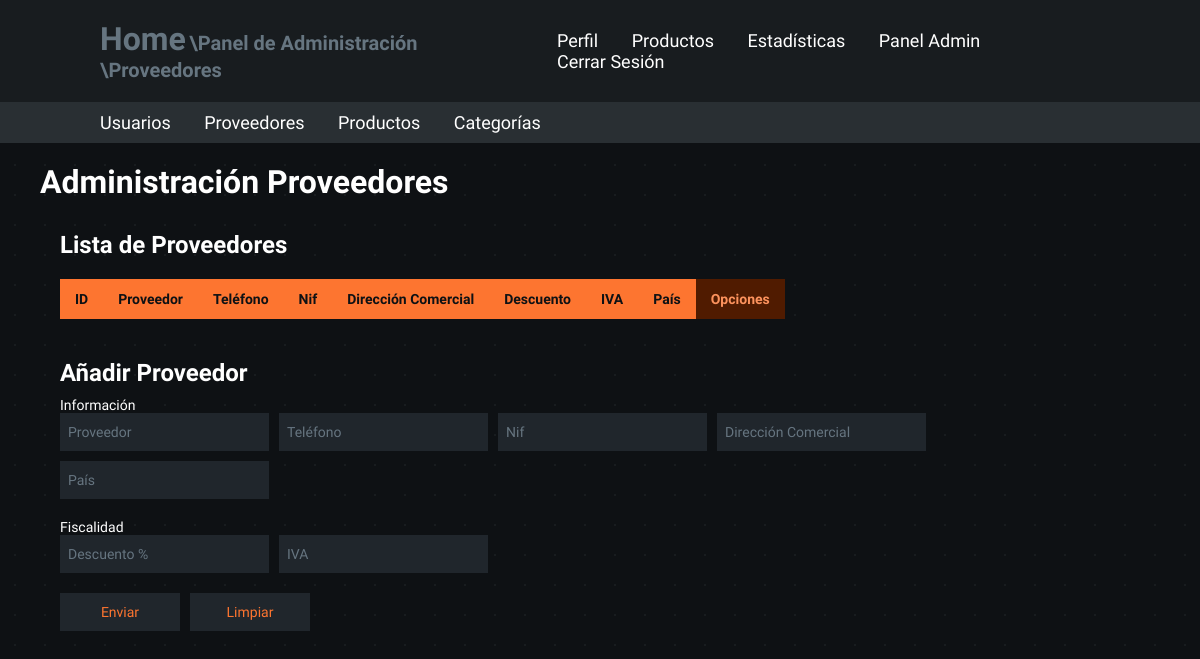
/admin-panel/suppliers (signed in), run on an earlier commit of the app's database.
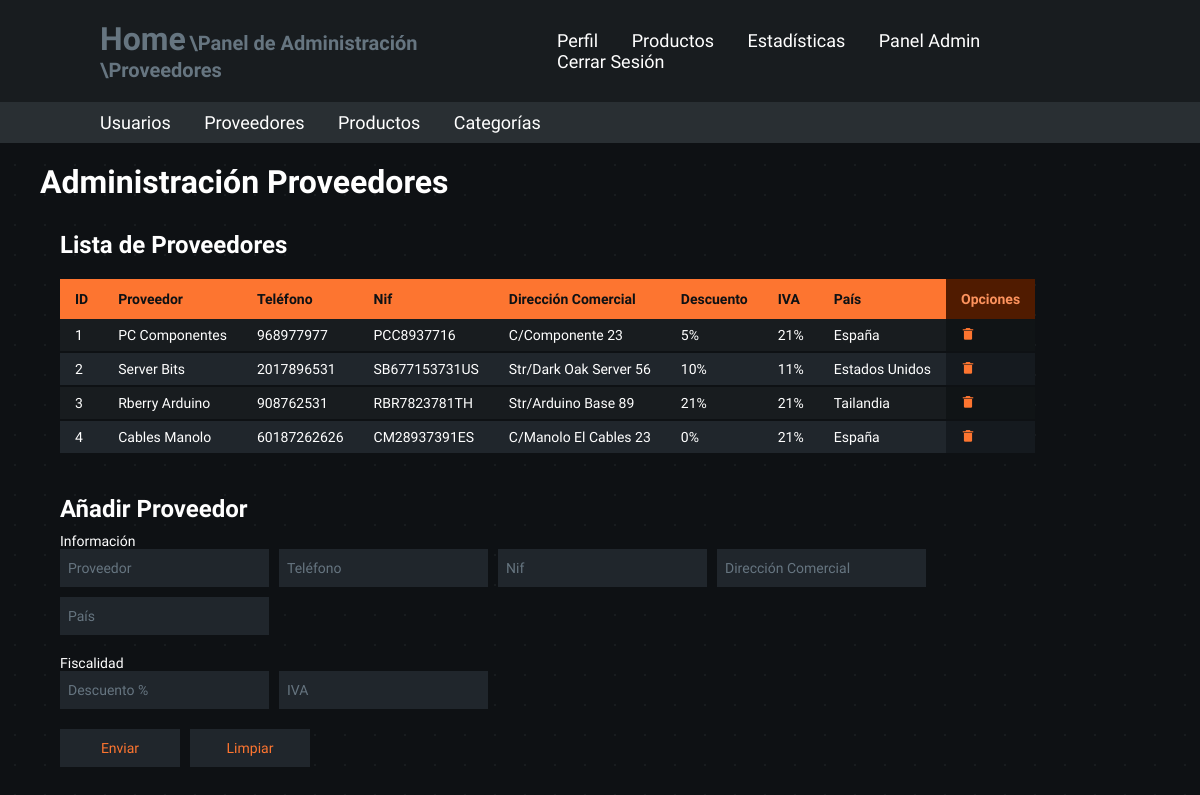
And on a later commit of the database.
### models.py (models this page shows, shortened)
class Suppliers(db.Base):
    __tablename__ = "suppliers"
    supplier_id = Column(Integer, primary_key=True)
    supplier_name = Column(String(255), nullable=False, server_default="unidentified_supplier")
    supplier_phone = Column(Integer, nullable=False, server_default="0000")
    supplier_commercial_address = Column(String(255), nullable=False, server_default="unidentified_comercial_address")
    supplier_country = Column(String(255), nullable=False, server_default="unidentified_country")
    supplier_nif = Column(String(255), nullable=False, server_default="unidentified_nif")
    supplier_discount = Column(Integer, nullable=False, server_default="0")
    supplier_iva = Column(Integer, nullable=False, server_default="0")

### app.py (the view)
@app.route("/admin-panel/suppliers")
@admin_login_required
def admin_panel_suppliers():
    registered_suppliers = db.session.query(Suppliers).order_by(Suppliers.supplier_id)
    return render_template("admin_suppliers.html", is_admin=session["is_admin"],
                           registered_suppliers=registered_suppliers)

### app.py (called while the page is built)
@app.before_request
def validate_session():
    if request.endpoint == 'static':
        return
    time.sleep(0.3)
    if 'user_id' in session:
        user = db.session.query(Users).filter_by(user_id=session['user_id']).first()
        if not user:
            session.clear()
            flash("Sesión Expirada", "warning")
            return redirect(url_for("login"))
        elif user.role_id != session.get('role_id'):
            session['role_id'] = user.role_id
            session['is_admin'] = user.role_id == 0

def admin_login_required(original_function):
    @wraps(original_function)
    def decorated_function(*args, **kwargs):
        redirect_url = None
        if 'user_id' not in session:
            print("Not Logged In")
            return redirect(url_for('login'))
        user = db.session.query(Users).filter_by(user_id=session['user_id']).first()
        if not user or user.role_id != 0:
            print("Insufficient Roles")
            redirect_url = url_for('home')
        if redirect_url:
            return redirect(redirect_url)
        return original_function(*args, **kwargs)
    return decorated_function

### templates/admin_suppliers.html (shortened to what this page needs)
<!DOCTYPE html>
<html lang="es">
<head>
    <link rel="stylesheet" href="/static/variables.css">
    <link rel="stylesheet" href="/static/main.css">
    <link rel="stylesheet" href="/static/containers.css">
    <link rel="stylesheet" href="/static/navbars.css">
    <link rel="stylesheet" href="/static/tables.css">
    <link rel="stylesheet" href="/static/fonts.css">
    <link rel="stylesheet" href="/static/forms.css">
    <link href='https://unpkg.com/boxicons@2.1.4/css/boxicons.min.css' rel='stylesheet'>
</head>
<body class="general-body">
    <header class="header">
        <span>
            <a href="/" class="home">Home</a>
            <a href="/admin-panel" class="subrute"> \Panel de Administración</a>
            <a href="/admin-panel/suppliers" class="subrute"> \Proveedores</a>
        </span>
        <nav class="navbar">
            <a href="/profile">Perfil</a>
            <a href="/products">Productos</a>
            <a href="/statistics">Estadísticas</a>
            {% if is_admin == True %}
                <a href="/admin-panel">Panel Admin</a>
            {% endif %}
            <a class="log-out" href="/cerrar-login">Cerrar Sesión</a>
        </nav>
    </header>
    <header class="admin-header">
        <nav class="admin-navbar">
            <a href="/admin-panel/users">Usuarios</a>
            <a href="/admin-panel/suppliers">Proveedores</a>
            <a href="/admin-panel/products">Productos</a>
            <a href="/admin-panel/categories">Categorías</a>
        </nav>
    </header>
    <section class="container-type-1">
        <h1>Administración Proveedores</h1>
    </section>
    <section class="container-type-1 flex-container flex-jst-sb">
        <article class="container-type-1 no-margin full-width">
            <section class="container-type-1 flex-container flex-column no-margin">
                <h2>Lista de Proveedores</h2>
                <section class="container-type-2 overflow">
                    <table class="table-type-1 no-table-margin table-sticky-header alternate hover">
                        <thead>
                            <tr>
                                <th class="th-title">ID</th>
                                <th class="th-title">Proveedor</th>
                                <th class="th-title">Teléfono</th>
                                <th class="th-title">Nif</th>
                                <th class="th-title">Dirección Comercial</th>
                                <th class="th-title">Descuento</th>
                                <th class="th-title">IVA</th>
                                <th class="th-title">País</th>
                                <th class="th-option">Opciones</th>
                            </tr>
                        </thead>
                        <tbody>
                            {% if registered_suppliers %}
                            {% for supplier in registered_suppliers %}
                            <tr>
                                <td>{{supplier.supplier_id}}</td>
                                <td>{{supplier.supplier_name}}</td>
                                <td>{{supplier.supplier_phone}}</td>
                                <td>{{supplier.supplier_nif}}</td>
                                <td>{{supplier.supplier_commercial_address}}</td>
                                <td>{{supplier.supplier_discount}}%</td>
                                <td>{{supplier.supplier_iva}}%</td>
                                <td>{{supplier.supplier_country}}</td>
                                <td class="td-option">
                                    <form action="/admin-panel/suppliers/delete-supplier/{{ supplier.supplier_id }}" method="POST" class="option-subform">
                                        <button type="submit">
                                            <i class='bx bxs-trash-alt'></i>
                                        </button>
                                    </form>
                                </td>
                            </tr>
                            {% endfor %}
                            {% endif %}
                        </tbody>
                    </table>
                </section>
            </section>
        </article>
    </section>
    <section class="container-type-1 flex-container">
        <article class="no-margin">
            <h2>Añadir Proveedor</h2>
            <form action="/admin-panel/suppliers/add-supplier" method="POST" class="table-form-type-1">
                <fieldset class="flex-container">
                    <legend>Información</legend>
                    <section>
                        <input type="text" id="name_input" placeholder="Proveedor" name="txtSupplierName" required autocomplete="off">
                    </section>
                    <section>
                        <input type="tel" id="phone_input" placeholder="Teléfono" name="txtSupplierPhone" required autocomplete="off" pattern="[0-9]+">
                    </section>
                    <section>
                        <input type="text" id="nif_input" placeholder="Nif" name="txtSupplierNif" required autocomplete="off">
                    </section>
                    <section>
                        <input type="text" id="direction_input" placeholder="Dirección Comercial" name="txtSupplierAddress" required autocomplete="off">
                    </section>
                    <section>
                        <input type="text" id="country_input" placeholder="País" name="txtSupplierCountry" required autocomplete="off">
                    </section>
                </fieldset>
                <fieldset class="flex-container">
                    <legend>Fiscalidad</legend>
                    <section>
                        <input type="number" id="discount_input" placeholder="Descuento %" name="txtSupplierDiscount" required autocomplete="off">
                    </section>
                    <section>
                        <input type="number" id="iva_input" placeholder="IVA" name="txtSupplierIva" required autocomplete="off">
                    </section>
                </fieldset>
                <fieldset>
                    <section class="flex-container">
                        <section>
                            <button type="submit">Enviar</button>
                        </section>
                        <section>
                            <button type="reset">Limpiar</button>
                        </section>
                    </section>
                </fieldset>
                <fieldset>
                    <section id="error-message" class="general-form-message error">
                    </section>
                    <section id="success-message" class="general-form-message success">
                    </section>
                </fieldset>
            </form>
        </article>
    </section>
</body>
</html>

### static/variables.css (style rules this page uses)
:root { --background-gray: #0e1114; --background-details: #181c1f; --unregistered-background-details: rgba(255, 255, 255, 0.05); --t04-gray: rgba(255, 255, 255, 0.4); --t02-gray: rgba(255, 255, 255, 0.2); --t1-white: rgba(255, 255, 255, 1); --error-red: rgb(239 68 68); --success-green: rgb(122, 239, 68); --warning-yellow: rgb(236, 218, 52); --delete-red: rgb(197, 17, 17); --delete-red-c: rgb(235, 38, 38); --light-gray: #b3b3b3; --main-gray: #181c1f; --main-gray-c: #292f33; --bgray-1: #181c1f; --bgray-1-c: #101416; --bgray-2: #20262c; --bgray-2-c: #151a1f; --bgray-3: #0e1114; --bgray-4: #3a454d; --bgray-5: #667580; --main-orange: #fd7530; --pale-orange: #fd935d; --dark-orange: #501b00; --main-green: #30fd30; --pale-green: #3dff57; --dark-green: #005004; --main-blue: #4632fc; --pale-blue: #5c51ff; --dark-blue: #0c0050; --main-magenta: #eb28fd; --pale-magenta: #ff51f6; --dark-magenta: #470050; --highlight-red: rgb(239 68 68); }

### static/main.css (style rules this page uses)
* { margin: 0; padding: 0; box-sizing: border-box; font-family: "Lexend", Arial, Helvetica, sans-serif; color: var(--t1-white); }
body { min-height: 100dvh; background-color: var(--background-gray); }
.general-body { background-size: 30px 30px; background-image: radial-gradient(circle, var(--background-details) 1px, var(--background-gray) 1px); }
header { top: 0; left: 0; width: 100%; padding: 20px 100px; margin: 0; }
.header { background: var(--main-gray); display: flex; justify-content: space-between; align-items: center; z-index: 100; }
.admin-header { background: var(--main-gray-c); display: flex; justify-content: space-between; align-items: center; z-index: 100; padding: 10px 100px; }

### static/containers.css (style rules this page uses)
.container-type-1 { margin: 20px 40px; max-height: 500px; }
.container-type-2 { margin: 10px 20px; max-height: 500px; }
.overflow { flex: 1 1 auto; overflow-y: auto; width: fit-content; scrollbar-color: var(--main-orange) transparent; scroll-behavior: smooth; }
.no-margin { margin: 0; }
.full-width { width: 100%; }
.flex-container { display: flex; }
.flex-column { flex-direction: column; }
.flex-jst-sb { justify-content: space-between; }

### static/navbars.css (style rules this page uses)
.navbar a { position: relative; font-size: 18px; color: var(--t1-white); font-weight: 500; text-decoration: none; margin-left: 30px; transition: .3s; white-space: nowrap; }
.admin-navbar a { position: relative; font-size: 18px; color: var(--t1-white); font-weight: 500; text-decoration: none; margin-right: 30px; transition: .3s; }
.home { color: var(--bgray-5); font-size: 32px; text-decoration: none; font-weight: 700; transition: .3s; }
.subrute { color: var(--bgray-5); font-size: 20px; text-decoration: none; font-weight: 700; transition: .3s; }

### static/tables.css (style rules this page uses)
.table-type-1 { margin: 10px 20px; border-collapse: collapse; width: 100%; min-width: 670px; position: relative; }
.table-type-1 thead tr .th-title { background-color: var(--main-orange); text-align: left; color: var(--bgray-3); font-weight: 700; }
.table-type-1 thead tr .th-option { background-color: var(--dark-orange); text-align: left; color: var(--pale-orange); font-weight: 700; }
.table-type-1 tbody tr { background-color: var(--bgray-1); border-bottom: 2px solid var(--bgray-3); }
.table-type-1.alternate tbody tr:nth-of-type(even) { background-color: var(--bgray-2); }
.table-type-1 tbody tr .td-option { background-color: var(--bgray-1-c); border-bottom: 2px solid var(--bgray-3); transition: 0.2s; }
.table-type-1.alternate tbody tr:nth-of-type(even) .td-option { background-color: var(--bgray-2-c); }
.table-type-1 tbody td { padding: 8px 15px; transition: 0.2s; }
.table-type-1 thead th { padding: 12px 15px; }
.table-sticky-header th { position: sticky; top: 0; }
.no-table-margin { margin: 0; }

What changed in the data, as far as the page shows it:
added Suppliers: supplier_id "1", supplier_name "PC Componentes", supplier_phone "968977977", supplier_nif "PCC8937716", supplier_commercial_address "C/Componente 23", supplier_discount "5", supplier_iva "21", supplier_country "España"
added Suppliers: supplier_id "2", supplier_name "Server Bits", supplier_phone "2017896531", supplier_nif "SB677153731US", supplier_commercial_address "Str/Dark Oak Server 56", supplier_discount "10", supplier_iva "11", supplier_country "Estados Unidos"
added Suppliers: supplier_id "3", supplier_name "Rberry Arduino", supplier_phone "908762531", supplier_nif "RBR7823781TH", supplier_commercial_address "Str/Arduino Base 89", supplier_discount "21", supplier_iva "21", supplier_country "Tailandia"
added Suppliers: supplier_id "4", supplier_name "Cables Manolo", supplier_phone "60187262626", supplier_nif "CM28937391ES", supplier_commercial_address "C/Manolo El Cables 23", supplier_discount "0", supplier_iva "21", supplier_country "España"
